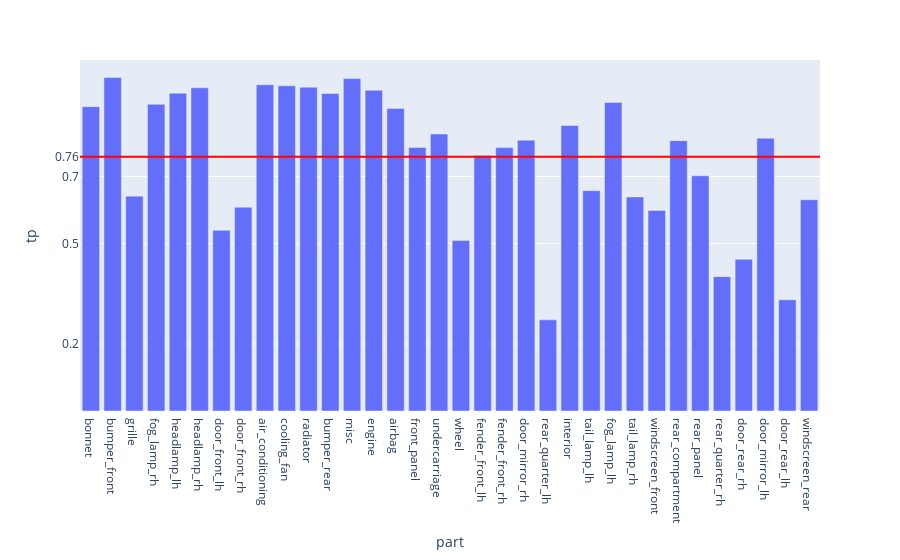

This figure's notebook cell:
### Code cell
fig = px.bar(evalMetrics, x = 'part', y = 'tp')

fig.add_hline(y=avgTp, line_width=2, line_color="red")

fig.update_layout(
    yaxis = dict(
        tickmode = 'array',
        tickvals = [np.format_float_positional(avgTp, 2), 0.2, 0.5, 0.7],
    )
)
fig

### Figure 1 — Plotly figure (JSON) as saved in the notebook; plotly's stock layout.template omitted (floating-point values rounded to 4 significant figures)
{"data": [{"alignmentgroup": "True", "hovertemplate": "part=%{x}<br>tp=%{y}<extra></extra>", "legendgroup": "", "marker": {"color": "#636efa", "pattern": {"shape": ""}}, "name": "", "offsetgroup": "", "orientation": "v", "showlegend": false, "textposition": "auto", "type": "bar", "x": ["bonnet", "bumper_front", "grille", "fog_lamp_rh", "headlamp_lh", "headlamp_rh", "door_front_lh", "door_front_rh", "air_conditioning", "cooling_fan", "radiator", "bumper_rear", "misc", "engine", "airbag", "front_panel", "undercarriage", "wheel", "fender_front_lh", "fender_front_rh", "door_mirror_rh", "rear_quarter_lh", "interior", "tail_lamp_lh", "fog_lamp_lh", "tail_lamp_rh", "windscreen_front", "rear_compartment", "rear_panel", "rear_quarter_rh", "door_rear_rh", "door_mirror_lh", "door_rear_lh", "windscreen_rear"], "xaxis": "x", "y": [0.9085, 0.9953, 0.6413, 0.9154, 0.9488, 0.9647, 0.5393, 0.6081, 0.9739, 0.9708, 0.9664, 0.9475, 0.9922, 0.9572, 0.903, 0.7866, 0.8267, 0.509, 0.7625, 0.7862, 0.8086, 0.2721, 0.8522, 0.6577, 0.9208, 0.6389, 0.5989, 0.807, 0.7022, 0.401, 0.4527, 0.8143, 0.3319, 0.6306], "yaxis": "y"}], "layout": {"barmode": "relative", "legend": {"tracegroupgap": 0}, "margin": {"t": 60}, "shapes": [{"line": {"color": "red", "width": 2}, "type": "line", "x0": 0, "x1": 1, "xref": "x domain", "y0": 0.7586, "y1": 0.7586, "yref": "y"}], "xaxis": {"anchor": "y", "domain": [0, 1], "title": {"text": "part"}}, "yaxis": {"anchor": "x", "domain": [0, 1], "tickmode": "array", "tickvals": ["0.76", 0.2, 0.5, 0.7], "title": {"text": "tp"}}}}
